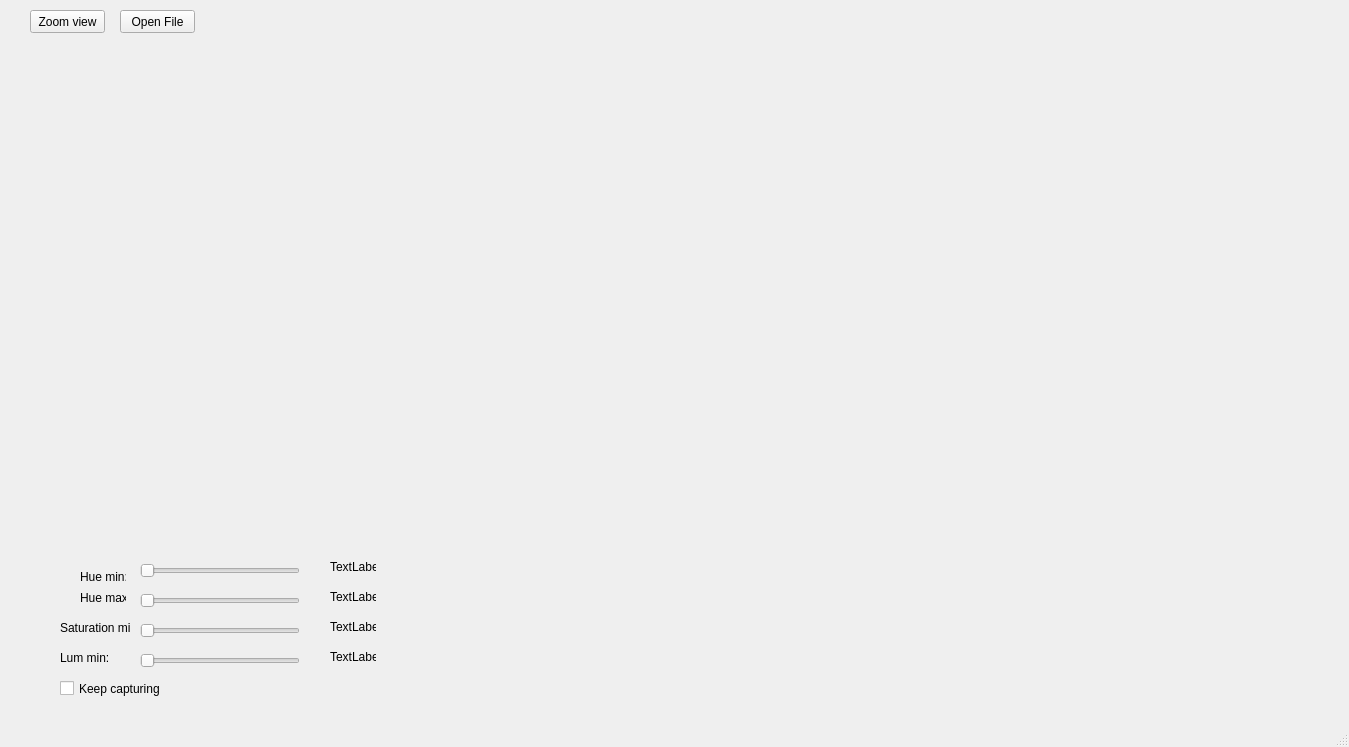
<?xml version="1.0" encoding="UTF-8"?>
<ui version="4.0">
 <class>MainWindow</class>
 <widget class="QMainWindow" name="MainWindow">
  <property name="geometry">
   <rect>
    <x>0</x>
    <y>0</y>
    <width>1349</width>
    <height>747</height>
   </rect>
  </property>
  <property name="windowTitle">
   <string>MainWindow</string>
  </property>
  <widget class="QWidget" name="centralwidget">
   <widget class="QWidget" name="inputCamStream" native="true">
    <property name="geometry">
     <rect>
      <x>30</x>
      <y>50</y>
      <width>640</width>
      <height>480</height>
     </rect>
    </property>
   </widget>
   <widget class="QWidget" name="outputCanvas" native="true">
    <property name="geometry">
     <rect>
      <x>690</x>
      <y>50</y>
      <width>640</width>
      <height>480</height>
     </rect>
    </property>
   </widget>
   <widget class="QSlider" name="sliderHueMin">
    <property name="geometry">
     <rect>
      <x>140</x>
      <y>560</y>
      <width>160</width>
      <height>22</height>
     </rect>
    </property>
    <property name="maximum">
     <number>255</number>
    </property>
    <property name="orientation">
     <enum>Qt::Horizontal</enum>
    </property>
   </widget>
   <widget class="QSlider" name="sliderHueMax">
    <property name="geometry">
     <rect>
      <x>140</x>
      <y>590</y>
      <width>160</width>
      <height>22</height>
     </rect>
    </property>
    <property name="maximum">
     <number>255</number>
    </property>
    <property name="orientation">
     <enum>Qt::Horizontal</enum>
    </property>
   </widget>
   <widget class="QLabel" name="label">
    <property name="geometry">
     <rect>
      <x>80</x>
      <y>570</y>
      <width>46</width>
      <height>13</height>
     </rect>
    </property>
    <property name="text">
     <string>Hue min:</string>
    </property>
   </widget>
   <widget class="QLabel" name="label_2">
    <property name="geometry">
     <rect>
      <x>80</x>
      <y>590</y>
      <width>46</width>
      <height>16</height>
     </rect>
    </property>
    <property name="text">
     <string>Hue max:</string>
    </property>
   </widget>
   <widget class="QLabel" name="labelMinValue">
    <property name="geometry">
     <rect>
      <x>330</x>
      <y>560</y>
      <width>46</width>
      <height>13</height>
     </rect>
    </property>
    <property name="text">
     <string>TextLabel</string>
    </property>
   </widget>
   <widget class="QLabel" name="labelMaxValue">
    <property name="geometry">
     <rect>
      <x>330</x>
      <y>590</y>
      <width>46</width>
      <height>13</height>
     </rect>
    </property>
    <property name="text">
     <string>TextLabel</string>
    </property>
   </widget>
   <widget class="QLabel" name="label_3">
    <property name="geometry">
     <rect>
      <x>60</x>
      <y>620</y>
      <width>71</width>
      <height>16</height>
     </rect>
    </property>
    <property name="text">
     <string>Saturation min:</string>
    </property>
   </widget>
   <widget class="QSlider" name="sliderSaturationMin">
    <property name="geometry">
     <rect>
      <x>140</x>
      <y>620</y>
      <width>160</width>
      <height>22</height>
     </rect>
    </property>
    <property name="maximum">
     <number>255</number>
    </property>
    <property name="orientation">
     <enum>Qt::Horizontal</enum>
    </property>
   </widget>
   <widget class="QLabel" name="labelMinValue_2">
    <property name="geometry">
     <rect>
      <x>330</x>
      <y>620</y>
      <width>46</width>
      <height>13</height>
     </rect>
    </property>
    <property name="text">
     <string>TextLabel</string>
    </property>
   </widget>
   <widget class="QCheckBox" name="keepCapturingCheckBox">
    <property name="geometry">
     <rect>
      <x>60</x>
      <y>680</y>
      <width>101</width>
      <height>17</height>
     </rect>
    </property>
    <property name="text">
     <string>Keep capturing</string>
    </property>
    <property name="checked">
     <bool>false</bool>
    </property>
   </widget>
   <widget class="QPushButton" name="zoomViewButton">
    <property name="geometry">
     <rect>
      <x>30</x>
      <y>10</y>
      <width>75</width>
      <height>23</height>
     </rect>
    </property>
    <property name="text">
     <string>Zoom view</string>
    </property>
   </widget>
   <widget class="QLabel" name="label_4">
    <property name="geometry">
     <rect>
      <x>60</x>
      <y>650</y>
      <width>71</width>
      <height>16</height>
     </rect>
    </property>
    <property name="text">
     <string>Lum min:</string>
    </property>
   </widget>
   <widget class="QSlider" name="lumMinSlider">
    <property name="geometry">
     <rect>
      <x>140</x>
      <y>650</y>
      <width>160</width>
      <height>22</height>
     </rect>
    </property>
    <property name="maximum">
     <number>255</number>
    </property>
    <property name="orientation">
     <enum>Qt::Horizontal</enum>
    </property>
   </widget>
   <widget class="QLabel" name="labelMinValue_3">
    <property name="geometry">
     <rect>
      <x>330</x>
      <y>650</y>
      <width>46</width>
      <height>13</height>
     </rect>
    </property>
    <property name="text">
     <string>TextLabel</string>
    </property>
   </widget>
   <widget class="QPushButton" name="btOpenFile">
    <property name="geometry">
     <rect>
      <x>120</x>
      <y>10</y>
      <width>75</width>
      <height>23</height>
     </rect>
    </property>
    <property name="text">
     <string>Open File</string>
    </property>
   </widget>
  </widget>
  <widget class="QMenuBar" name="menubar">
   <property name="geometry">
    <rect>
     <x>0</x>
     <y>0</y>
     <width>1349</width>
     <height>21</height>
    </rect>
   </property>
  </widget>
  <widget class="QStatusBar" name="statusbar"/>
 </widget>
 <layoutdefault spacing="6" margin="9"/>
 <resources/>
 <connections>
  <connection>
   <sender>sliderHueMin</sender>
   <signal>valueChanged(int)</signal>
   <receiver>labelMinValue</receiver>
   <slot>setNum(int)</slot>
   <hints>
    <hint type="sourcelabel">
     <x>179</x>
     <y>590</y>
    </hint>
    <hint type="destinationlabel">
     <x>366</x>
     <y>590</y>
    </hint>
   </hints>
  </connection>
  <connection>
   <sender>sliderHueMax</sender>
   <signal>valueChanged(int)</signal>
   <receiver>labelMaxValue</receiver>
   <slot>setNum(int)</slot>
   <hints>
    <hint type="sourcelabel">
     <x>281</x>
     <y>625</y>
    </hint>
    <hint type="destinationlabel">
     <x>365</x>
     <y>623</y>
    </hint>
   </hints>
  </connection>
  <connection>
   <sender>sliderSaturationMin</sender>
   <signal>valueChanged(int)</signal>
   <receiver>labelMinValue_2</receiver>
   <slot>setNum(int)</slot>
   <hints>
    <hint type="sourcelabel">
     <x>280</x>
     <y>662</y>
    </hint>
    <hint type="destinationlabel">
     <x>360</x>
     <y>653</y>
    </hint>
   </hints>
  </connection>
  <connection>
   <sender>lumMinSlider</sender>
   <signal>valueChanged(int)</signal>
   <receiver>labelMinValue_3</receiver>
   <slot>setNum(int)</slot>
   <hints>
    <hint type="sourcelabel">
     <x>281</x>
     <y>678</y>
    </hint>
    <hint type="destinationlabel">
     <x>359</x>
     <y>675</y>
    </hint>
   </hints>
  </connection>
 </connections>
 <designerdata>
  <property name="gridDeltaX">
   <number>10</number>
  </property>
  <property name="gridDeltaY">
   <number>10</number>
  </property>
  <property name="gridSnapX">
   <bool>true</bool>
  </property>
  <property name="gridSnapY">
   <bool>true</bool>
  </property>
  <property name="gridVisible">
   <bool>true</bool>
  </property>
 </designerdata>
</ui>
